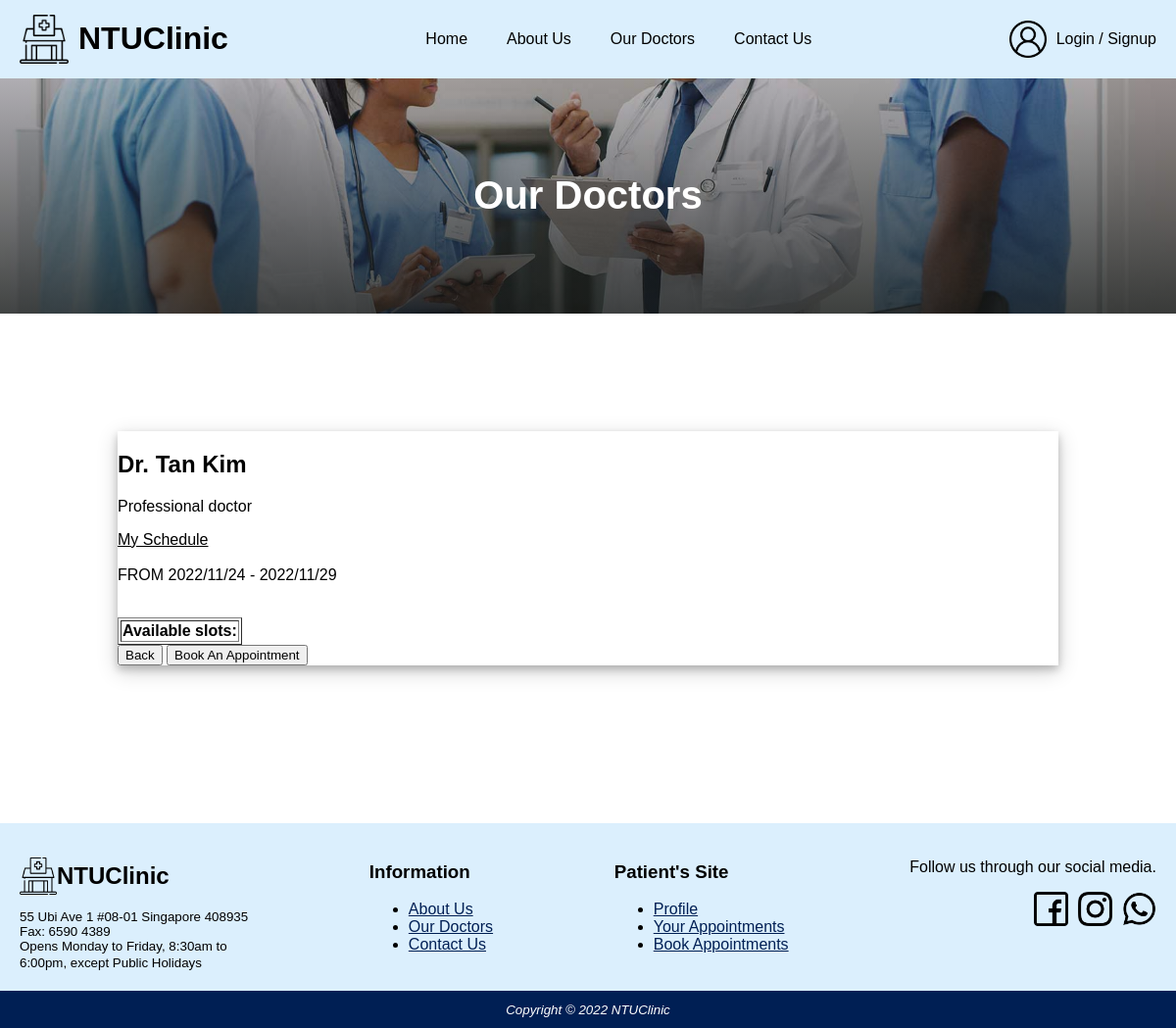
Page /doctors1.php on the earlier database version.
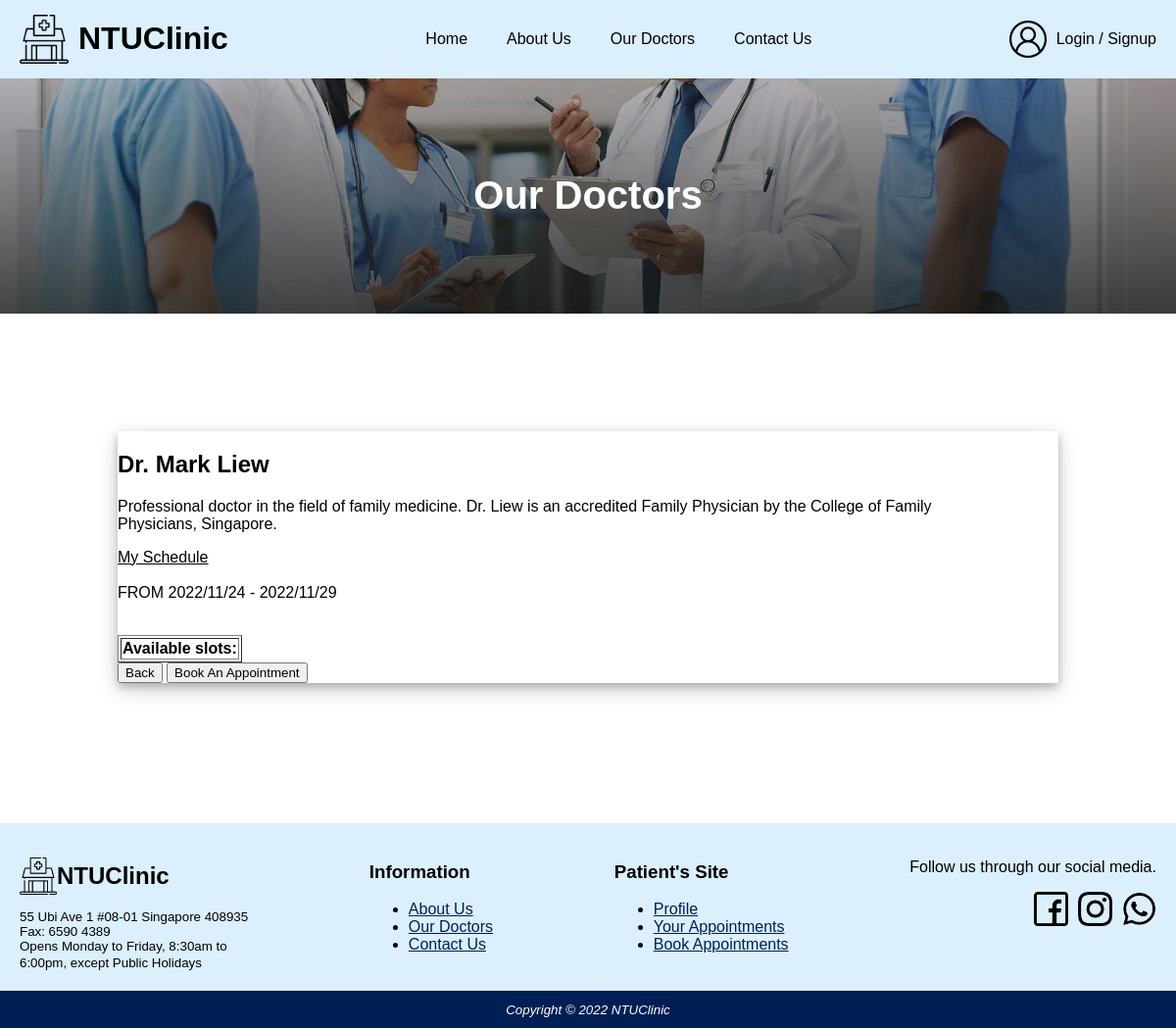
Same page on the later database version.
### tables this page shows
CREATE TABLE `Doctors` (
  `doctorid` int(10) UNSIGNED NOT NULL,
  `docname` char(255) NOT NULL,
  `description` text DEFAULT NULL,
  `clinicid` int(11) NOT NULL,
  `image` char(100) NOT NULL,
  `contact` char(10) NOT NULL,
  `joindate` varchar(11) NOT NULL,
  `certexp` varchar(11) NOT NULL,
  `email` char(100) NOT NULL,
  `password` char(255) NOT NULL
);

### doctors1.php (the view, shortened to what this page needs)
<!DOCTYPE html>
<html lang="en">
<head>
	<link rel="stylesheet" href="./style.css" />
	<link rel="stylesheet" href="./doctors.css" />
	</head>
<body>
<div id="wrapper">
	<?php include "header.php"?>
	<div id="bodycontent">
		<div class="doctors-banner">
			<h1>Our Doctors</h1>
		</div>
    <div class="doctors-section">
    <?php
	$today = date("Y/m/d");
	$todayinstr = strtotime($today);
	$onedayinstr = 60*60*24;
	$next5dayinstr = $todayinstr + $onedayinstr*5;
	$next5day = date("Y/m/d", $next5dayinstr);
				include "methods/dbconnect.php";
				$query = "SELECT *  FROM doctors";
				$result = $dbcnx->query($query);
				if ($result->num_rows >0 )
				{
					while ($row = mysqli_fetch_assoc($result)){
						$docname = $row['docname'];
						$docdesc = $row['description'];
						$docid = $row['doctorid'];
						if ($docid == 1) {
						echo '
							<div class="doctor-schedule">
								<div class="doctor-schedule-text">
						';
						echo '
							<h2>'.$docname.'</h2>
									<p class="doctor-desc">'.$docdesc.'</p>
									<p><u>My Schedule</u><br><br>
									FROM '. date($today).' - '.$next5day.'<br><br></p>
									<table border="1">
									<th>Available slots:</th>
						';
						}
					}
				}
			?>
							</table>
								<button onclick="history.back()">Back</button>
								<a href="javascript:getAbsolutePath(\'bookappointment.php\');"><button>Book An Appointment</button></a>
								</div>
							</div>
    </div>
	</div>
	<?php include "footer.php";?>
</div>
</body>

Differences in the rows shown:
changed doctors: docname "Dr. Tan Kim" → "Dr. Mark Liew"; description "Professional doctor" → "Professional doctor in the field of family medicine. Dr. Liew is an accredited Family Physician by the College of Family Physicians, Singapore."
